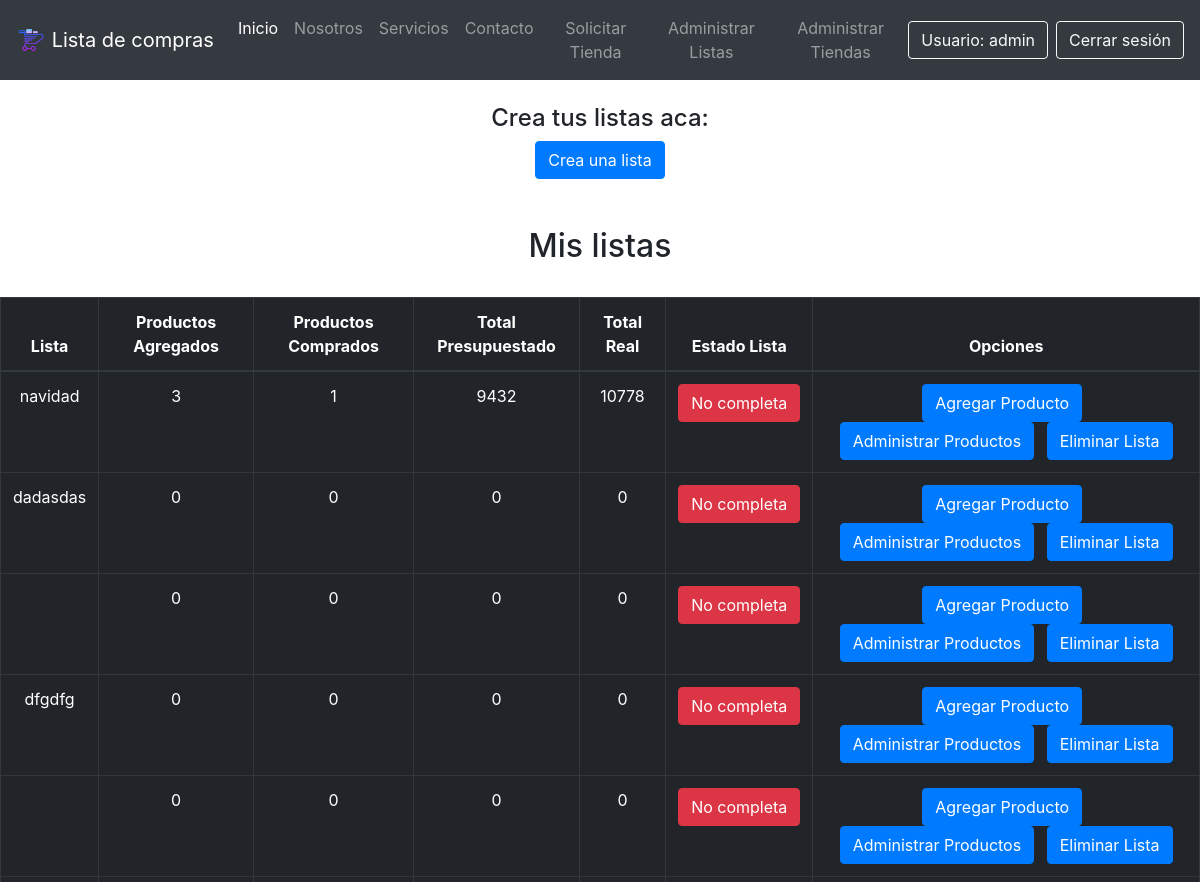
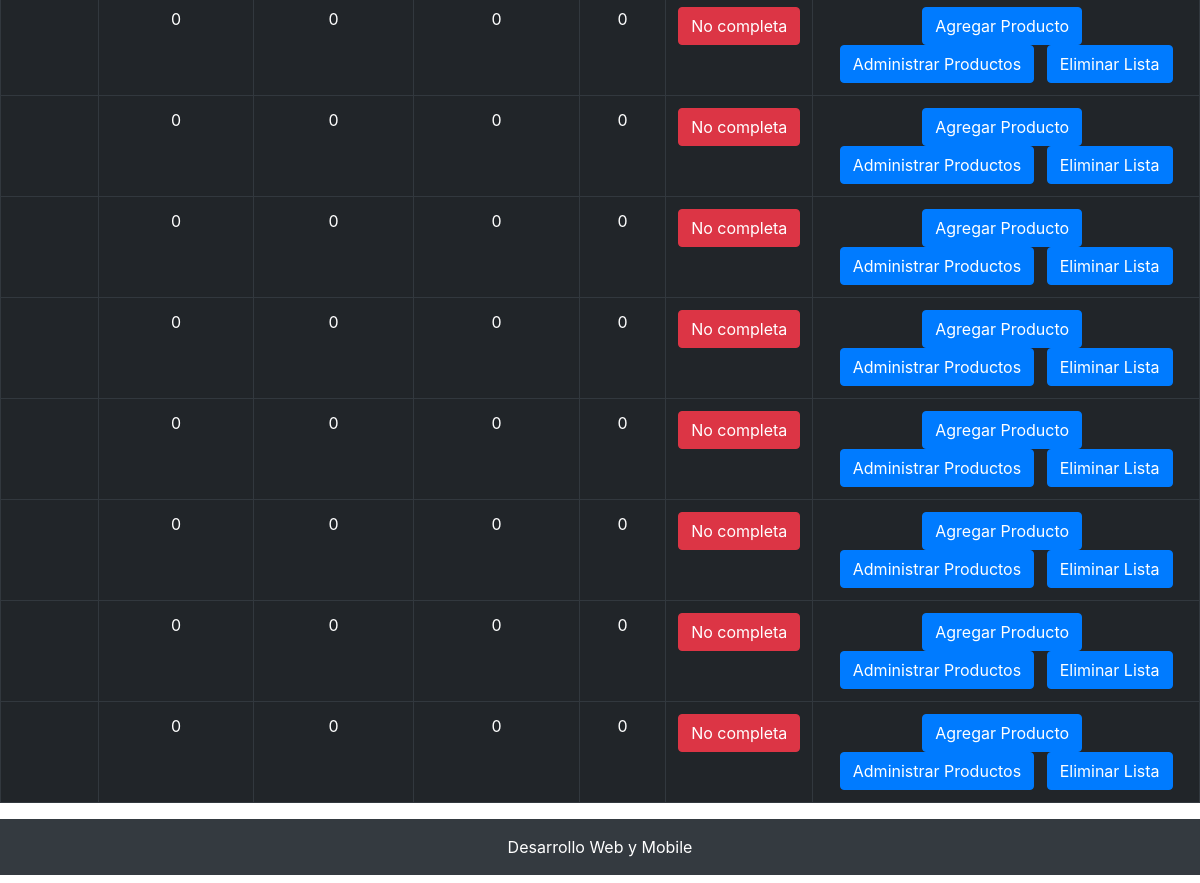
Before: /listar_listas/ (signed in) with the older database file (2 pictures, top to bottom).
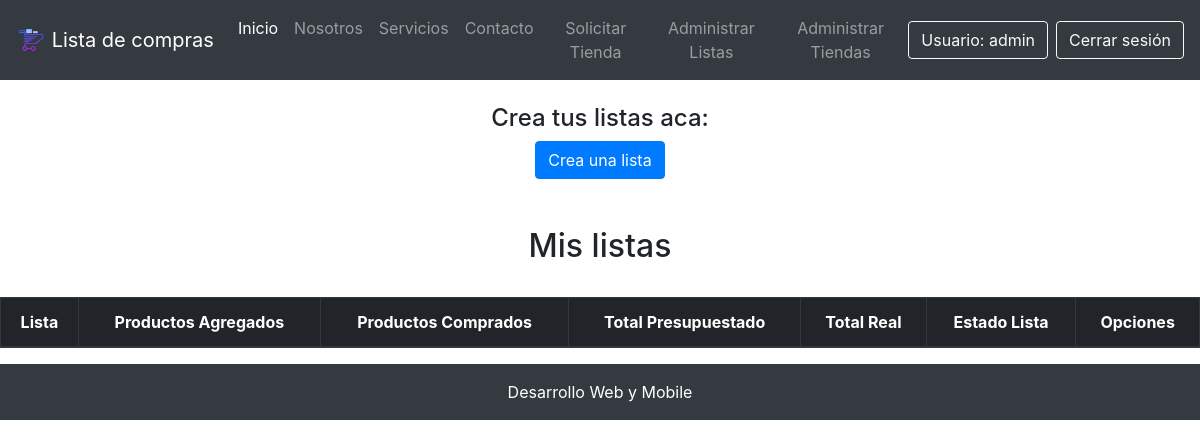
After: the same page with the newer database file.
### core/models.py (models this page shows, shortened)
class Lista(models.Model):
    usuario = models.ForeignKey(User, on_delete=models.CASCADE, verbose_name="Nombre Usuario")
    nombre_lista = models.CharField(max_length=30 ,verbose_name="Nombre Lista")
    total_productos_agregados = models.IntegerField(verbose_name="Productos Agregados")
    total_productos_comprados = models.IntegerField(verbose_name="Productos Comprados")
    costo_total_presupuestado = models.IntegerField(verbose_name="Total Presupuestado")
    costo_total_real = models.IntegerField(verbose_name="Total Real")
    estadoLista = models.ForeignKey(EstadoLista, on_delete=models.CASCADE, verbose_name="Estado Lista")

class EstadoLista(models.Model):
    nombre = models.CharField(max_length=30, verbose_name="Estado Lista")

### core/views.py (the view)
# urls.py: path('listas/', listar_listas, name="api_listar_listas"),
@login_required
def listar_listas(request):
    listas = Lista.objects.filter(usuario=request.user)
    return render(request, 'core/listar_listas.html', {
        'listas': listas
    })

### core/templates/core/listar_listas.html (shortened to what this page needs)
{% extends 'core/base.html' %}
{% load static %}
{% block contenido %}
<br>
<div class="container">
    <div class="row">
        <div class="col-12 text-center">
            <h4 class="text-center">Crea tus listas aca:</h4>
            <a class="btn btn-primary" href="{% url 'crear_lista' %}">Crea una lista</a>
        </div>
    </div>
</div>
<br>
<br>
<h2 class="d-flex justify-content-around">Mis listas</h2>
<br>
<div class="table-responsive">
    <table class="table table-dark table-bordered table-hover table-condensed">
        <thead>
            <tr>
                <th class="text-center">Lista</th>
                <th class="text-center">Productos Agregados</th>
                <th class="text-center">Productos Comprados</th>
                <th class="text-center">Total Presupuestado</th>
                <th class="text-center">Total Real</th>
                <th class="text-center">Estado Lista</th>
                <th class="text-center">Opciones</th>
            </tr>
        </thead>
        <tbody>
            {% for l in listas %}
            <tr>
                <td class="text-center">{{ l.nombre_lista }}</td>
                <td class="text-center">{{ l.total_productos_agregados }}</td>
                <td class="text-center">{{ l.total_productos_comprados }}</td>
                <td class="text-center">{{ l.costo_total_presupuestado }}</td>
                <td class="text-center">{{ l.costo_total_real }}</td>
                {% if l.estadoLista.id == 1 %}
                    <td class="text-center">
                        <a href="" class="btn btn-danger">{{ l.estadoLista.nombre }}</a>
                    </td>
                {% else %}
                    <td class="text-center">
                        <a href="" class="btn btn-success">{{ l.estadoLista.nombre }}</a>
                    </td>
                {% endif %}
                <td class="text-center">
                    <a class="btn btn-primary mr-2" href="{% url 'form_producto' l.id %}">Agregar Producto</a>
                    <a class="btn btn-primary mr-2" href="{% url 'listar_productos' l.id %}" >Administrar Productos</a>
                    <a class="btn btn-primary" href="{% url 'eliminar_lista' l.id %}">Eliminar Lista</a>
                </td>
            </tr>
            {% endfor %}
        </tbody>
    </table>
</div>
{% endblock contenido %}

Changed rows visible on the page:
removed Lista: nombre_lista "navidad", total_productos_agregados "3", total_productos_comprados "1", costo_total_presupuestado "9432", costo_total_real "10778", estadoLista.nombre "No completa"
removed Lista: nombre_lista "dadasdas", total_productos_agregados "0", total_productos_comprados "0", costo_total_presupuestado "0", costo_total_real "0", estadoLista.nombre "No completa"
removed Lista: total_productos_agregados "0", total_productos_comprados "0", costo_total_presupuestado "0", costo_total_real "0", estadoLista.nombre "No completa"
removed Lista: nombre_lista "dfgdfg", total_productos_agregados "0", total_productos_comprados "0", costo_total_presupuestado "0", costo_total_real "0", estadoLista.nombre "No completa"
removed Lista: total_productos_agregados "0", total_productos_comprados "0", costo_total_presupuestado "0", costo_total_real "0", estadoLista.nombre "No completa"
removed Lista: total_productos_agregados "0", total_productos_comprados "0", costo_total_presupuestado "0", costo_total_real "0", estadoLista.nombre "No completa"
removed Lista: total_productos_agregados "0", total_productos_comprados "0", costo_total_presupuestado "0", costo_total_real "0", estadoLista.nombre "No completa"
removed Lista: total_productos_agregados "0", total_productos_comprados "0", costo_total_presupuestado "0", costo_total_real "0", estadoLista.nombre "No completa"
removed Lista: total_productos_agregados "0", total_productos_comprados "0", costo_total_presupuestado "0", costo_total_real "0", estadoLista.nombre "No completa"
removed Lista: total_productos_agregados "0", total_productos_comprados "0", costo_total_presupuestado "0", costo_total_real "0", estadoLista.nombre "No completa"
removed Lista: total_productos_agregados "0", total_productos_comprados "0", costo_total_presupuestado "0", costo_total_real "0", estadoLista.nombre "No completa"
removed Lista: total_productos_agregados "0", total_productos_comprados "0", costo_total_presupuestado "0", costo_total_real "0", estadoLista.nombre "No completa"
removed Lista: total_productos_agregados "0", total_productos_comprados "0", costo_total_presupuestado "0", costo_total_real "0", estadoLista.nombre "No completa"
